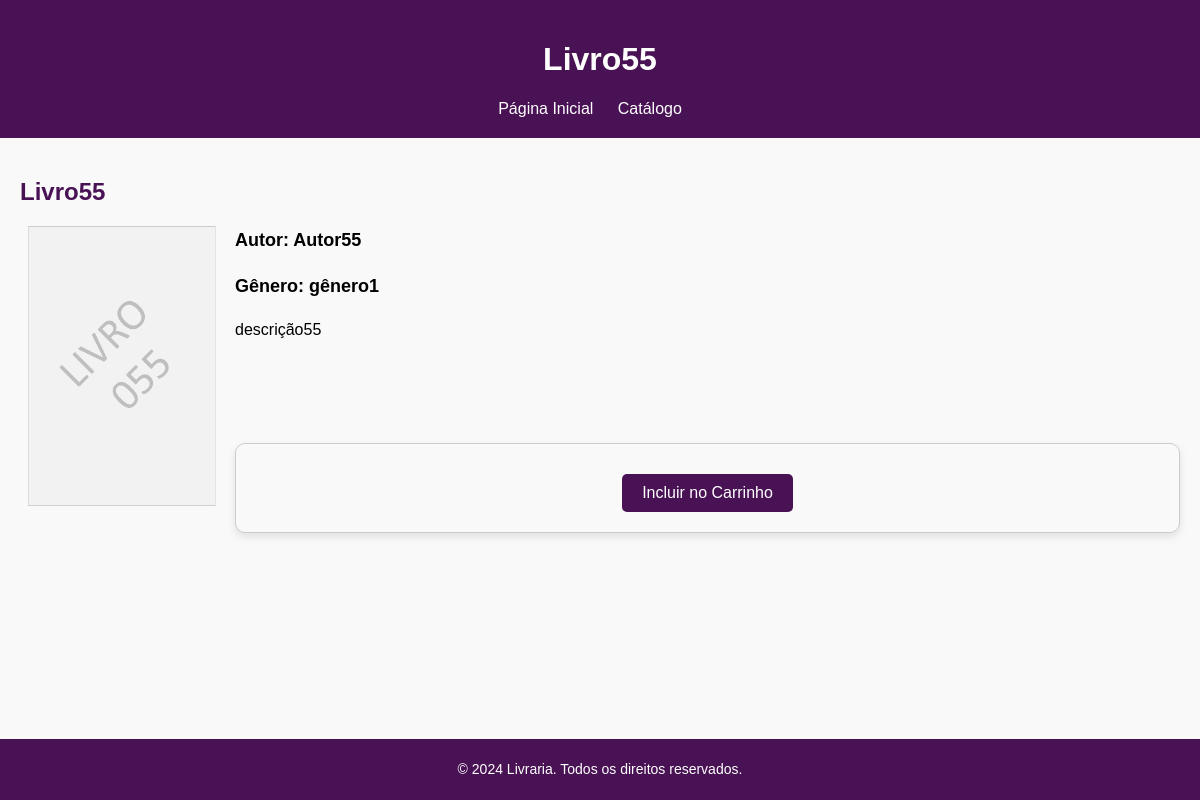
Screenshot of /users/modelo_livro.php?id=1055 with the database file from the repository.
### tables this page shows
CREATE TABLE `livros` (
  `id` int NOT NULL,
  `capa` varchar(18) DEFAULT NULL,
  `titulo` varchar(20) DEFAULT NULL,
  `autor` varchar(8) DEFAULT NULL,
  `isbn` bigint DEFAULT NULL,
  `descricao` varchar(1000) DEFAULT NULL,
  `data_pub` varchar(10) DEFAULT NULL,
  `genero` varchar(30) DEFAULT NULL
);

### users/modelo_livro.php (the view, shortened to what this page needs)
<?php
include 'connection.php';
if (isset($_GET['id'])) {
    $livro_id = $_GET['id'];
    $sql = "SELECT * FROM livros WHERE id = $livro_id";
    $result = $conn->query($sql);
    if ($result->num_rows > 0) {
        $row = $result->fetch_assoc();
    } else {
        echo "<p>Livro não encontrado.</p>";
        exit;
    }
} else {
    echo "<p>ID do livro não fornecido.</p>";
    exit;
}
?>
<!DOCTYPE html>
<html lang="en">
<head>
    <link rel="stylesheet" href="style_modelo.css">
</head>
<body>
    <header>
        <h1><?php echo htmlspecialchars($row['titulo']); ?></h1>
        <nav>
            <ul>
                <li><a href="index.html">Página Inicial</a></li>
                <li><a href="catalogo.php">Catálogo</a></li>
            </ul>
        </nav>
    </header>
    <main>
        <h2><?php echo htmlspecialchars($row['titulo']); ?></h2>
        <img src="../<?php echo htmlspecialchars($row['capa']); ?>" alt="<?php echo htmlspecialchars($row['titulo']); ?>">
        <div>
            <p class="author">Autor: <?php echo htmlspecialchars($row['autor']); ?></p>
            <p class="price">Gênero: <?php echo htmlspecialchars($row['genero']); ?></p>
            <p><?php echo htmlspecialchars($row['descricao']); ?></p>
        </div>
        <form action="modelo_livro.php?id=<?php echo $livro_id; ?>" method="POST">
            <button type="submit">Incluir no Carrinho</button>
        </form>
    </main>
    <footer>
        <p>&copy; 2024 Livraria. Todos os direitos reservados.</p>
    </footer>
</body>
</html>

### users/style_modelo.css (style rules this page uses)
body { font-family: Arial, sans-serif; background-color: #f9f9f9; margin: 0; padding: 0; }
header { background-color: #491254; color: #fff; padding: 20px; text-align: center; }
nav ul { list-style-type: none; margin: 0; padding: 0; }
nav ul li { display: inline; margin-right: 20px; }
nav ul li a { color: #fff; text-decoration: none; }
main { padding: 20px; }
h2 { color: #491254; }
img { width: 200px; height: 280px; float: left; margin-right: 15px; }
p { margin-bottom: 15px; line-height: 1.6; }
p.author, p.price { font-size: 18px; font-weight: bold; }
footer { background-color: #491254; color: #fff; text-align: center; padding: 5px 0; position: fixed; bottom: 0; width: 100%; font-size: 14px; }
form { display: flex; flex-direction: column; align-items: center; margin: 20px 0; margin-bottom: 60px; padding: 20px; border: 1px solid #ccc; border-radius: 10px; background-color: #f9f9f9; box-shadow: 0 4px 8px rgba(0, 0, 0, 0.1); }
form button[type="submit"] { background-color: #491254; color: white; padding: 10px 20px; font-size: 16px; border: none; border-radius: 5px; cursor: pointer; transition: background-color 0.3s; margin-top: 10px; }

### rows the page displays
livros: titulo "Livro55", capa (picture), autor "Autor55", genero "gênero1", descricao "descrição55"
